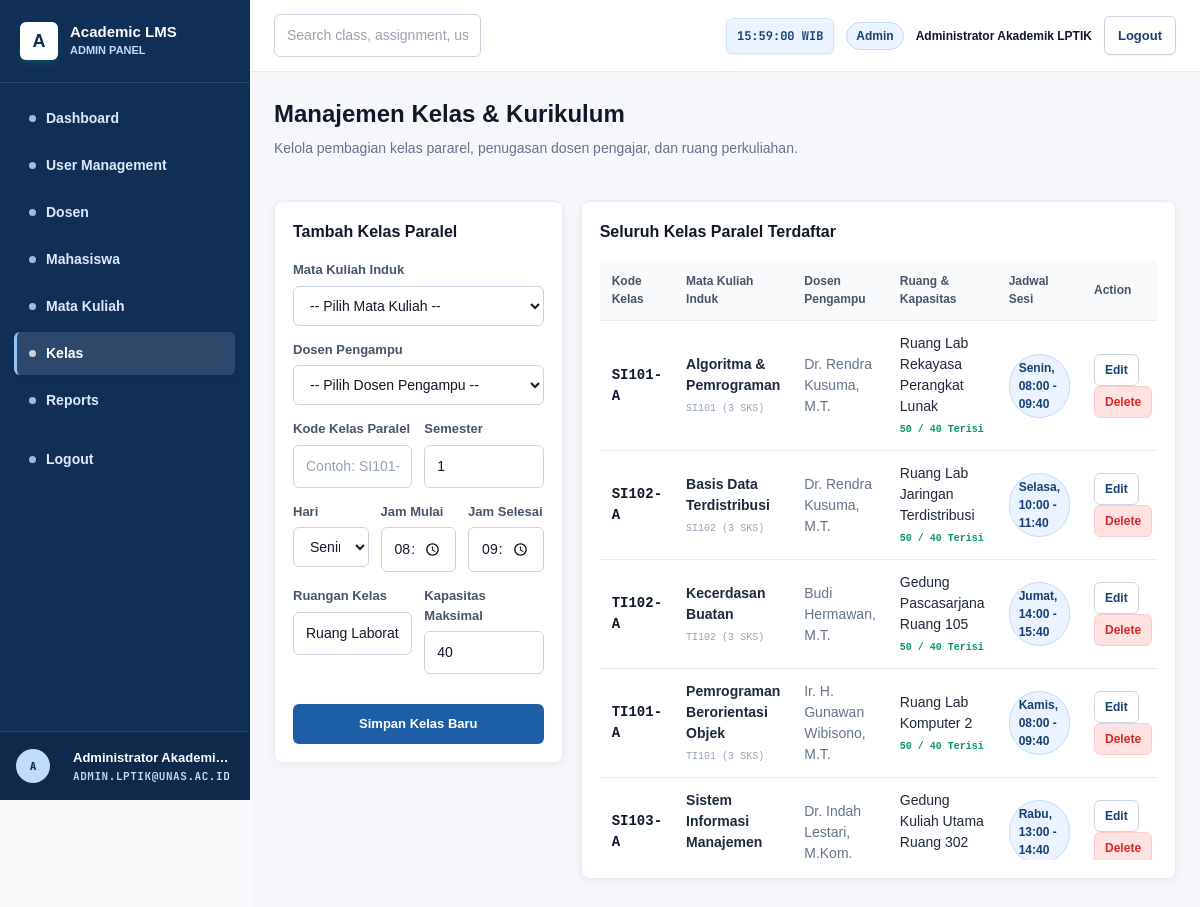
Page /admin/kelas.php (signed in) on the committed database.
### tables this page shows
CREATE TABLE IF NOT EXISTS kelas (
  id INT AUTO_INCREMENT PRIMARY KEY,
  matakuliah_id INT NOT NULL,
  dosen_id INT,
  kode_kelas VARCHAR(50) NOT NULL UNIQUE,
  semester INT NOT NULL,
  tahun_akademik VARCHAR(20) DEFAULT '2025/2026',
  hari VARCHAR(20) NOT NULL,
  jam_mulai TIME NOT NULL,
  jam_selesai TIME NOT NULL,
  ruangan VARCHAR(100) NOT NULL,
  kapasitas INT NOT NULL DEFAULT 40,
  jumlah_mahasiswa INT DEFAULT 0,
  FOREIGN KEY (matakuliah_id) REFERENCES matakuliah(id) ON DELETE CASCADE,
  FOREIGN KEY (dosen_id) REFERENCES dosen(id) ON DELETE SET NULL
);

CREATE TABLE IF NOT EXISTS matakuliah (
  id INT AUTO_INCREMENT PRIMARY KEY,
  kode_matkul VARCHAR(20) NOT NULL UNIQUE,
  nama_matkul VARCHAR(150) NOT NULL,
  sks INT NOT NULL
);

CREATE TABLE IF NOT EXISTS users (
  id INT AUTO_INCREMENT PRIMARY KEY,
  username VARCHAR(50) NOT NULL UNIQUE,
  password VARCHAR(255) NOT NULL,
  nama_lengkap VARCHAR(150) NOT NULL,
  email VARCHAR(100) NOT NULL UNIQUE,
  role ENUM('admin', 'dosen', 'mahasiswa') NOT NULL,
  status ENUM('aktif', 'nonaktif') DEFAULT 'aktif',
  created_at TIMESTAMP DEFAULT CURRENT_TIMESTAMP,
  updated_at TIMESTAMP DEFAULT CURRENT_TIMESTAMP ON UPDATE CURRENT_TIMESTAMP
);

### admin/kelas.php (the view, shortened to what this page needs)
<?php
require_once __DIR__ . '/../auth/check_auth.php';
$editing = false;
$form = [
    'matkul_id' => '', 'dosen_id' => '', 'kode_kelas' => '', 'semester' => 1,
    'hari' => 'Senin', 'jam_mulai' => '08:00', 'jam_selesai' => '09:40',
    'ruangan' => 'Ruang Laboratorium', 'kapasitas' => 40
];
$stmtAll = $pdo->query("
    SELECT k.*, m.nama_matkul, m.kode_matkul, m.sks, u.nama_lengkap AS nama_dosen
    FROM kelas k
    JOIN matakuliah m ON k.matakuliah_id = m.id
    LEFT JOIN dosen d ON k.dosen_id = d.id
    LEFT JOIN users u ON d.user_id = u.id
    ORDER BY m.nama_matkul ASC
");
$classes = $stmtAll->fetchAll();
$formTitle = $editing ? 'Edit Kelas Paralel' : 'Tambah Kelas Paralel';
?>
<!DOCTYPE html>
<html lang="id">
<head>
    <script src="https://cdn.tailwindcss.com"></script>
    <link rel="stylesheet" href="../assets/css/app.css">
</head>
<body class="bg-slate-50">
    <?php include __DIR__ . '/../components/sidebar.php'; ?>
    <div class="main-content">
        <?php include __DIR__ . '/../components/header.php'; ?>
        <main class="page-container">
            <div class="page-header">
                <div>
                    <h1 class="page-title">Manajemen Kelas & Kurikulum</h1>
                    <p class="page-subtitle">Kelola pembagian kelas pararel, penugasan dosen pengajar, dan ruang perkuliahan.</p>
                </div>
            </div>
            <div class="split-grid">
                <div class="card">
                    <h3 class="card-title mb-4"><?= $formTitle ?></h3>
                    <form action="" method="POST" class="form-stack">
                        <div>
                            <label class="form-label">Mata Kuliah Induk</label>
                            <select name="matkul_id" required class="form-input">
                                <option value="">-- Pilih Mata Kuliah --</option>
                            </select>
                        </div>
                        <div>
                            <label class="form-label">Dosen Pengampu</label>
                            <select name="dosen_id" required class="form-input">
                                <option value="">-- Pilih Dosen Pengampu --</option>
                            </select>
                        </div>
                        <div class="grid grid-cols-2 gap-3">
                            <div>
                                <label class="form-label">Kode Kelas Paralel</label>
                                <input type="text" name="kode_kelas" required placeholder="Contoh: SI101-B" value="<?= htmlspecialchars((string)$form['kode_kelas']) ?>" class="form-input">
                            </div>
                            <div>
                                <label class="form-label">Semester</label>
                                <input type="number" name="semester" required min="1" max="8" value="<?= htmlspecialchars((string)$form['semester']) ?>" class="form-input">
                            </div>
                        </div>
                        <div class="grid grid-cols-3 gap-3">
                            <div>
                                <label class="form-label">Hari</label>
                                <select name="hari" required class="form-input">
                                    <?php foreach (['Senin','Selasa','Rabu','Kamis','Jumat','Sabtu'] as $hariOpt): ?>
                                        <option value="<?= $hariOpt ?>" <?= $form['hari'] === $hariOpt ? 'selected' : '' ?>><?= $hariOpt ?></option>
                                    <?php endforeach; ?>
                                </select>
                            </div>
                            <div>
                                <label class="form-label">Jam Mulai</label>
                                <input type="time" name="jam_mulai" required value="<?= htmlspecialchars((string)$form['jam_mulai']) ?>" class="form-input">
                            </div>
                            <div>
                                <label class="form-label">Jam Selesai</label>
                                <input type="time" name="jam_selesai" required value="<?= htmlspecialchars((string)$form['jam_selesai']) ?>" class="form-input">
                            </div>
                        </div>
                        <div class="grid grid-cols-2 gap-3">
                            <div>
                                <label class="form-label">Ruangan Kelas</label>
                                <input type="text" name="ruangan" required value="<?= htmlspecialchars((string)$form['ruangan']) ?>" class="form-input">
                            </div>
                            <div>
                                <label class="form-label">Kapasitas Maksimal</label>
                                <input type="number" name="kapasitas" required value="<?= htmlspecialchars((string)$form['kapasitas']) ?>" min="5" class="form-input">
                            </div>
                        </div>
                        <button type="submit" class="btn-primary btn-block mt-4">
                            <?= $editing ? 'Simpan Perubahan Kelas' : 'Simpan Kelas Baru' ?>
                        </button>
                    </form>
                </div>
                <div class="card col-span-2">
                    <h3 class="card-title mb-4">Seluruh Kelas Paralel Terdaftar</h3>
                    <div class="overflow-y-auto max-h-[600px]">
                        <table class="w-full text-left border-collapse">
                            <thead>
                                <tr>
                                    <th class="table-header">Kode Kelas</th>
                                    <th class="table-header">Mata Kuliah Induk</th>
                                    <th class="table-header">Dosen Pengampu</th>
                                    <th class="table-header">Ruang & Kapasitas</th>
                                    <th class="table-header">Jadwal Sesi</th>
                                    <th class="table-header">Action</th>
                                </tr>
                            </thead>
                            <tbody>
                                <?php foreach($classes as $c): ?>
                                    <tr class="table-row-hover">
                                        <td class="table-cell font-mono font-bold text-slate-900"><?= htmlspecialchars($c['kode_kelas']) ?></td>
                                        <td class="table-cell">
                                            <div class="font-bold text-slate-800"><?= htmlspecialchars($c['nama_matkul']) ?></div>
                                            <span class="text-[10px] font-mono text-slate-400"><?= htmlspecialchars($c['kode_matkul']) ?> (<?= $c['sks'] ?> SKS)</span>
                                        </td>
                                        <td class="table-cell text-slate-500"><?= htmlspecialchars($c['nama_dosen'] ?? 'Belum Ditentukan') ?></td>
                                        <td class="table-cell">
                                            <div class="text-slate-800"><?= htmlspecialchars($c['ruangan']) ?></div>
                                            <span class="text-[10px] font-mono text-emerald-600 font-bold"><?= $c['jumlah_mahasiswa'] ?> / <?= $c['kapasitas'] ?> Terisi</span>
                                        </td>
                                        <td class="table-cell">
                                            <span class="badge badge-blue">
                                                <?= htmlspecialchars($c['hari']) ?>, <?= date('H:i', strtotime($c['jam_mulai'])) ?> - <?= date('H:i', strtotime($c['jam_selesai'])) ?>
                                            </span>
                                        </td>
                                        <td class="table-cell">
                                            <a class="btn-secondary btn-sm" href="?edit=<?= (int)$c['id'] ?>">Edit</a>
                                            <form method="POST" action="" style="display:inline" onsubmit="return confirm('Hapus kelas ini?');">
                                                <button class="btn-danger btn-sm" type="submit">Delete</button>
                                            </form>
                                        </td>
                                    </tr>
                                <?php endforeach; ?>
                            </tbody>
                        </table>
                    </div>
                </div>
            </div>
        </main>
    </div>
</body>
</html>

### rows in the picture
kelas: semester "1", hari "Senin", kapasitas "40", kode_kelas "SI101-A", matakuliah.nama_matkul "Algoritma & Pemrograman", matakuliah.kode_matkul "SI101", matakuliah.sks "3", users.nama_lengkap "Dr. Rendra Kusuma, M.T.", ruangan "Ruang Lab Rekayasa Perangkat Lunak", jumlah_mahasiswa "50", jam_mulai "08:00", jam_selesai "09:40"
kelas: kode_kelas "SI102-A", matakuliah.nama_matkul "Basis Data Terdistribusi", matakuliah.kode_matkul "SI102", matakuliah.sks "3", users.nama_lengkap "Dr. Rendra Kusuma, M.T.", ruangan "Ruang Lab Jaringan Terdistribusi", jumlah_mahasiswa "50", kapasitas "40", hari "Selasa", jam_mulai "10:00", jam_selesai "11:40"
kelas: kode_kelas "TI102-A", matakuliah.nama_matkul "Kecerdasan Buatan", matakuliah.kode_matkul "TI102", matakuliah.sks "3", users.nama_lengkap "Budi Hermawan, M.T.", ruangan "Gedung Pascasarjana Ruang 105", jumlah_mahasiswa "50", kapasitas "40", hari "Jumat", jam_mulai "14:00", jam_selesai "15:40"
kelas: kode_kelas "TI101-A", matakuliah.nama_matkul "Pemrograman Berorientasi Objek", matakuliah.kode_matkul "TI101", matakuliah.sks "3", users.nama_lengkap "Ir. H. Gunawan Wibisono, M.T.", ruangan "Ruang Lab Komputer 2", jumlah_mahasiswa "50", kapasitas "40", hari "Kamis", jam_mulai "08:00", jam_selesai "09:40"
kelas: kode_kelas "SI103-A", matakuliah.nama_matkul "Sistem Informasi Manajemen", users.nama_lengkap "Dr. Indah Lestari, M.Kom.", ruangan "Gedung Kuliah Utama Ruang 302", hari "Rabu", jam_mulai "13:00", jam_selesai "14:40"

### other values in the picture
$current_role "ADMIN"
$item[0] "Dashboard"
$item[0] "User Management"
$item[0] "Dosen"
$item[0] "Mahasiswa"
$item[0] "Mata Kuliah"
$item[0] "Kelas"
$item[0] "Reports"
substr($_SESSION['nama_lengkap'] ?? 'U', 0, 1) "A"
$_SESSION['nama_lengkap'] "Administrator Akademi…"
$_SESSION['email'] "ADMIN.LPTIK@UNAS.AC.ID"
$current_role "Admin"
$user_display_name "Administrator Akademik LPTIK"
$formTitle "Tambah Kelas Paralel"
